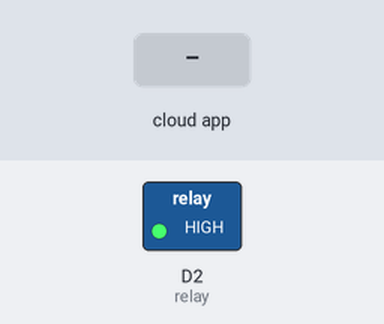
Bench run of a sketch on a simulated ESP8266 (NodeMCU). On the bench: switched loads named in the sketch (green lamp = pin HIGH). Dashed ring = blinking. Inputs (shaded band) come from the test bench. WiFi joins after 1.5 s; servers stay silent unless stated; no MQTT or app messages arrive unless stated; what the sketch prints to the serial monitor is not drawn.

Above: at 1.6 s.
At 5.1 s:
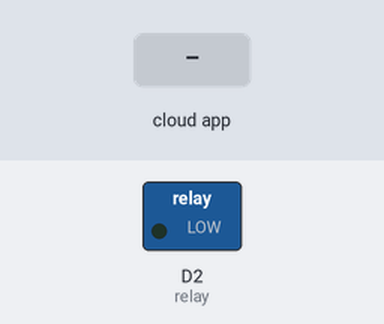
5.2 s: the phone or cloud app sets bell to ON
At 5.8 s:
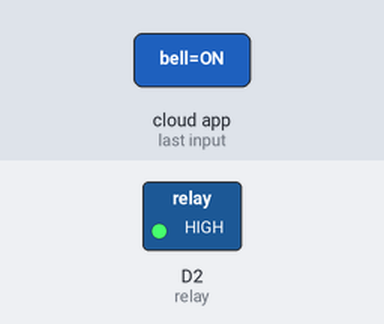
Timing chart, 0 to 9.1 s (numbered marks = the images above; inputs shaded):
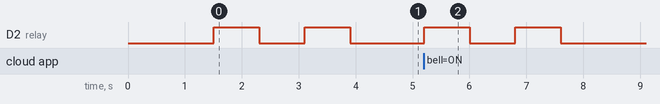

The sketch:

Ring_Bell_Controller.ino
```cpp
#include <ESP8266WiFi.h>
#include "Adafruit_MQTT.h"
#include "Adafruit_MQTT_Client.h"

#define WIFI_SSID "YOUR WIFI SSID"
#define WIFI_PASS "WOUR PASSSWORD"

#define MQTT_SERV "io.adafruit.com"
#define MQTT_PORT 1883
#define MQTT_NAME "YOUR USERNAME"
#define MQTT_PASS "YOUR KEY"

int relay = D2;

WiFiClient client;
Adafruit_MQTT_Client mqtt(&client, MQTT_SERV, MQTT_PORT, MQTT_NAME, MQTT_PASS);

Adafruit_MQTT_Subscribe bell = Adafruit_MQTT_Subscribe(&mqtt, MQTT_NAME "/f/bell");

void setup() {
  Serial.begin(9600);
  pinMode(relay, OUTPUT);

  Serial.print("\n\nConnecting to Wifi>");
  WiFi.begin(WIFI_SSID, WIFI_PASS);

  while (WiFi.status() != WL_CONNECTED){
    Serial.print(">");
    delay(50);
  }

  Serial.println("Connected!");

  mqtt.subscribe(&bell);

  Serial.println("Bell rang");
  digitalWrite(relay, HIGH);
  delay(800);
  digitalWrite(relay, LOW);
  delay(800);
  digitalWrite(relay, HIGH);
  delay(800);
  digitalWrite(relay, LOW);
}

void loop() {
  MQTT_connect();

  Adafruit_MQTT_Subscribe * subscription;
  while((subscription = mqtt.readSubscription(5000))){
    if(subscription == &bell){
      Serial.print("Bell: ");
      Serial.println((char*) bell.lastread);

      if(!strcmp((char*) bell.lastread, "ON")){
        Serial.println("Bell rang");
        digitalWrite(relay, HIGH);
        delay(800);
        digitalWrite(relay, LOW);
        delay(800);
        digitalWrite(relay, HIGH);
        delay(800);
        digitalWrite(relay, LOW);
      }
    }
  }
}

void MQTT_connect(){
  if (mqtt.connected() && mqtt.ping()){
    return;
  }

  int8_t ret;

  mqtt.disconnect();

  Serial.print("Connecting to MQTT... ");
  uint8_t retries = 3;
  while((ret = mqtt.connect()) != 0 ){
    Serial.println(mqtt.connectErrorString(ret));
    Serial.println("Retrying MQTT connection in 5 seconds... ");
    mqtt.disconnect();
    delay(5000);
    retries--;
    if(retries == 0){
      ESP.reset();
    }
  }
  Serial.println("MQTT Connected!");
}
```

Measured:
- after the input at 5.2 s, D2 (relay): alternates HIGH for 0.80 s and LOW for 0.80 s, 4 changes in all, then stays LOW, starting at once
